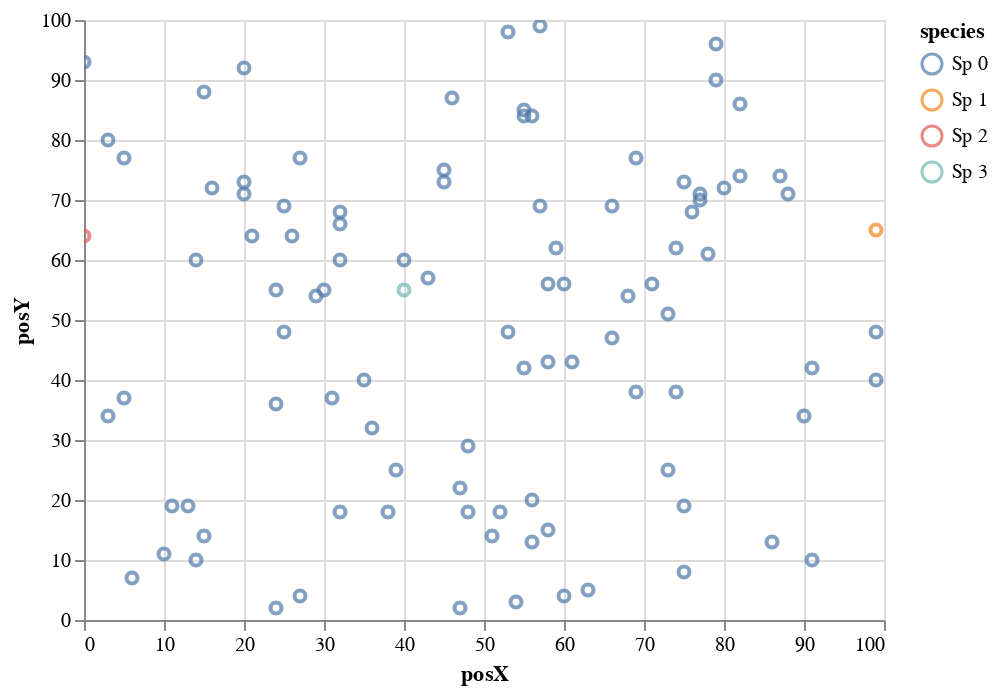

Notebook source saved alongside this figure:
### Code cell
# plot the dataset, referencing dataframe column names
alt.Chart(pop3).mark_point().encode(
  x='posX',
  y='posY',
  color='species'
).interactive()

### Figure 1 — Vega-Lite specification as saved in the notebook (floating-point values rounded to 4 significant figures)
{"config": {"view": {"continuousWidth": 400, "continuousHeight": 300}}, "data": {"name": "data-e479577394c2caa4a5d12e906bb1fe63"}, "mark": "point", "encoding": {"color": {"type": "nominal", "field": "species"}, "x": {"type": "quantitative", "field": "posX"}, "y": {"type": "quantitative", "field": "posY"}}, "selection": {"selector007": {"type": "interval", "bind": "scales", "encodings": ["x", "y"]}}, "$schema": "https://vega.github.io/schema/vega-lite/v4.8.1.json", "datasets": {"data-e479577394c2caa4a5d12e906bb1fe63": [{"posX": 20, "posY": 71, "species": "Sp 0"}, {"posX": 30, "posY": 55, "species": "Sp 0"}, {"posX": 48, "posY": 29, "species": "Sp 0"}, {"posX": 76, "posY": 68, "species": "Sp 0"}, {"posX": 75, "posY": 19, "species": "Sp 0"}, {"posX": 55, "posY": 84, "species": "Sp 0"}, {"posX": 14, "posY": 60, "species": "Sp 0"}, {"posX": 78, "posY": 61, "species": "Sp 0"}, {"posX": 90, "posY": 34, "species": "Sp 0"}, {"posX": 55, "posY": 85, "species": "Sp 0"}, {"posX": 27, "posY": 77, "species": "Sp 0"}, {"posX": 87, "posY": 74, "species": "Sp 0"}, {"posX": 79, "posY": 90, "species": "Sp 0"}, {"posX": 3, "posY": 80, "species": "Sp 0"}, {"posX": 56, "posY": 20, "species": "Sp 0"}, {"posX": 10, "posY": 11, "species": "Sp 0"}, {"posX": 58, "posY": 15, "species": "Sp 0"}, {"posX": 80, "posY": 72, "species": "Sp 0"}, {"posX": 58, "posY": 43, "species": "Sp 0"}, {"posX": 3, "posY": 34, "species": "Sp 0"}, {"posX": 16, "posY": 72, "species": "Sp 0"}, {"posX": 79, "posY": 96, "species": "Sp 0"}, {"posX": 39, "posY": 25, "species": "Sp 0"}, {"posX": 14, "posY": 10, "species": "Sp 0"}, {"posX": 63, "posY": 5, "species": "Sp 0"}, {"posX": 47, "posY": 22, "species": "Sp 0"}, {"posX": 52, "posY": 18, "species": "Sp 0"}, {"posX": 88, "posY": 71, "species": "Sp 0"}, {"posX": 66, "posY": 47, "species": "Sp 0"}, {"posX": 27, "posY": 4, "species": "Sp 0"}, {"posX": 15, "posY": 88, "species": "Sp 0"}, {"posX": 99, "posY": 48, "species": "Sp 0"}, {"posX": 15, "posY": 14, "species": "Sp 0"}, {"posX": 46, "posY": 87, "species": "Sp 0"}, {"posX": 56, "posY": 84, "species": "Sp 0"}, {"posX": 5, "posY": 37, "species": "Sp 0"}, {"posX": 40, "posY": 60, "species": "Sp 0"}, {"posX": 68, "posY": 54, "species": "Sp 0"}, {"posX": 59, "posY": 62, "species": "Sp 0"}, {"posX": 82, "posY": 86, "species": "Sp 0"}, {"posX": 69, "posY": 77, "species": "Sp 0"}, {"posX": 5, "posY": 77, "species": "Sp 0"}, {"posX": 25, "posY": 69, "species": "Sp 0"}, {"posX": 11, "posY": 19, "species": "Sp 0"}, {"posX": 86, "posY": 13, "species": "Sp 0"}, {"posX": 60, "posY": 56, "species": "Sp 0"}, {"posX": 60, "posY": 4, "species": "Sp 0"}, {"posX": 20, "posY": 73, "species": "Sp 0"}, {"posX": 13, "posY": 19, "species": "Sp 0"}, {"posX": 45, "posY": 75, "species": "Sp 0"}, {"posX": 47, "posY": 2, "species": "Sp 0"}, {"posX": 54, "posY": 3, "species": "Sp 0"}, {"posX": 69, "posY": 38, "species": "Sp 0"}, {"posX": 24, "posY": 55, "species": "Sp 0"}, {"posX": 61, "posY": 43, "species": "Sp 0"}, {"posX": 91, "posY": 10, "species": "Sp 0"}, {"posX": 45, "posY": 73, "species": "Sp 0"}, {"posX": 77, "posY": 70, "species": "Sp 0"}, {"posX": 82, "posY": 74, "species": "Sp 0"}, {"posX": 57, "posY": 69, "species": "Sp 0"}, {"posX": 53, "posY": 98, "species": "Sp 0"}, {"posX": 51, "posY": 14, "species": "Sp 0"}, {"posX": 57, "posY": 99, "species": "Sp 0"}, {"posX": 0, "posY": 93, "species": "Sp 0"}, {"posX": 32, "posY": 18, "species": "Sp 0"}, {"posX": 74, "posY": 38, "species": "Sp 0"}, {"posX": 71, "posY": 56, "species": "Sp 0"}, {"posX": 24, "posY": 36, "species": "Sp 0"}, {"posX": 36, "posY": 32, "species": "Sp 0"}, {"posX": 75, "posY": 8, "species": "Sp 0"}, {"posX": 48, "posY": 18, "species": "Sp 0"}, {"posX": 74, "posY": 62, "species": "Sp 0"}, {"posX": 6, "posY": 7, "species": "Sp 0"}, {"posX": 75, "posY": 73, "species": "Sp 0"}, {"posX": 21, "posY": 64, "species": "Sp 0"}, {"posX": 53, "posY": 48, "species": "Sp 0"}, {"posX": 32, "posY": 68, "species": "Sp 0"}, {"posX": 73, "posY": 51, "species": "Sp 0"}, {"posX": 20, "posY": 92, "species": "Sp 0"}, {"posX": 29, "posY": 54, "species": "Sp 0"}, {"posX": 56, "posY": 13, "species": "Sp 0"}, {"posX": 32, "posY": 66, "species": "Sp 0"}, {"posX": 24, "posY": 2, "species": "Sp 0"}, {"posX": 66, "posY": 69, "species": "Sp 0"}, {"posX": 43, "posY": 57, "species": "Sp 0"}, {"posX": 25, "posY": 48, "species": "Sp 0"}, {"posX": 38, "posY": 18, "species": "Sp 0"}, {"posX": 35, "posY": 40, "species": "Sp 0"}, {"posX": 32, "posY": 60, "species": "Sp 0"}, {"posX": 31, "posY": 37, "species": "Sp 0"}, {"posX": 26, "posY": 64, "species": "Sp 0"}, {"posX": 99, "posY": 40, "species": "Sp 0"}, {"posX": 73, "posY": 25, "species": "Sp 0"}, {"posX": 58, "posY": 56, "species": "Sp 0"}, {"posX": 91, "posY": 42, "species": "Sp 0"}, {"posX": 77, "posY": 71, "species": "Sp 0"}, {"posX": 55, "posY": 42, "species": "Sp 0"}, {"posX": 99, "posY": 65, "species": "Sp 1"}, {"posX": 0, "posY": 64, "species": "Sp 2"}, {"posX": 40, "posY": 55, "species": "Sp 3"}]}}
